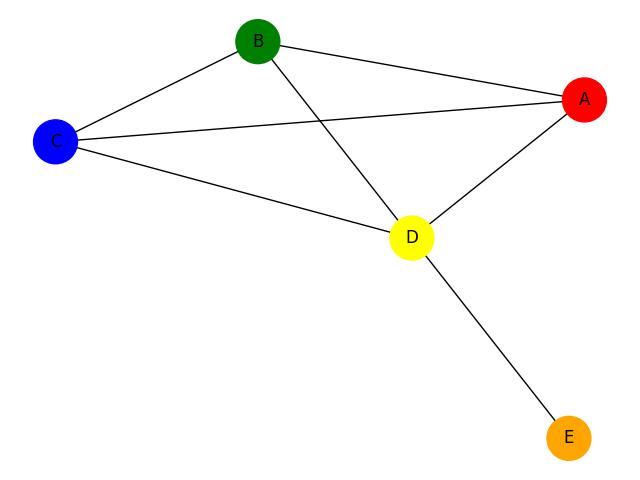

Write Python code to recreate this figure.
import matplotlib.pyplot as plt
import networkx as nx

# Creiamo un grafo vuoto
G = nx.Graph()

# Aggiungiamo i nodi
nodi = ['A', 'B', 'C', 'D', 'E']
G.add_nodes_from(nodi)

# Aggiungiamo gli archi
archi = [('A', 'B'), ('A', 'C'), ('A', 'D'), ('B', 'C'), ('B', 'D'), ('C', 'D'), ('D', 'E')]
G.add_edges_from(archi)

# Definiamo i colori per i nodi
colori = ['red', 'green', 'blue', 'yellow', 'orange']

# Assegnamo un colore a ciascun nodo
color_map = {nodo: colori[i] for i, nodo in enumerate(nodi)}

# Disegniamo il grafo con i colori assegnati ai nodi
nx.draw(G, with_labels=True, node_color=[color_map[nodo] for nodo in G.nodes()], node_size=1000, font_size=12)
plt.show()
